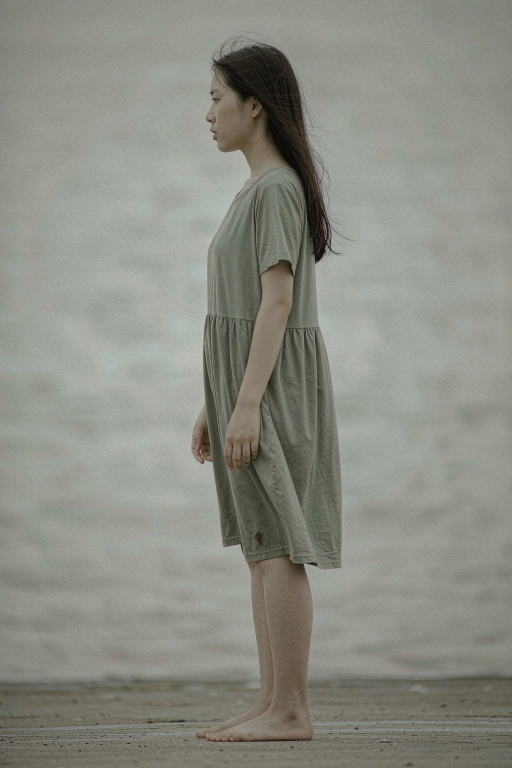
#> input picture project/frontend/media/source_original.jpg, 1024 x 1536 px (shown at 1/2 size)
$ python fx_tool.py --image ../../../frontend/media/source_original.jpg --out out.png
#> lines starting #> are read from the running program, lines starting #| are printed output that depends on the picture
#> in apply, img is the input picture: shape (1536, 1024, 3); mean R, G, B 139.2, 140.8, 131.7
# -*- coding: utf-8 -*-
"""
T-FX 特效工具（2026-09-09 新增, 任务表"添加特效"落地）
支持"区域特效": 用户圈选背景某区域 -> 特效只作用于该区域 (region mask 机制)。

特效清单 (每个均带 intensity 参数, 且支持 region):
  spotlight   聚光灯/舞台光斑 (椭圆羽化亮斑, screen 混合)
  bokeh       光斑散景 (高光提取 + 圆盘叠加)
  fog         舞台雾效/体积光 (噪声 + 径向衰减)
  vignette    暗角
  color_temp  色温滤镜 (warm/cool)
  depth_blur  区域景深虚化 (圈选区外模糊)

region 格式 (与 A 组选区 schema 对齐):
  None / {"type":"full"}
  {"type":"box",      "xyxy":[x1,y1,x2,y2]}
  {"type":"polygon",  "points":[[x,y],...]}
"""
from __future__ import annotations
from pathlib import Path
from typing import Dict, Any, Optional

import cv2
import numpy as np
from PIL import Image

EFFECTS = ("spotlight", "bokeh", "fog", "vignette", "color_temp", "depth_blur")


def build_region_mask(shape, region: Optional[Dict[str, Any]],
                      feather: int = 41) -> np.ndarray:
    """选区 -> 羽化 float mask (0-1)。None/full => 全图。"""
    h, w = shape[:2]
    m = np.ones((h, w), np.float32) if not region or region.get("type") == "full" else np.zeros((h, w), np.float32)
    if region and region.get("type") == "box":
        x1, y1, x2, y2 = [int(v) for v in region["xyxy"]]
        m[y1:y2, x1:x2] = 1.0
    elif region and region.get("type") == "polygon":
        pts = np.array(region["points"], np.int32)
        cv2.fillPoly(m, [pts], 1.0)
    if feather > 1:
        k = feather | 1
        m = cv2.GaussianBlur(m, (k, k), 0)
    return np.clip(m, 0, 1)


def spotlight(img: np.ndarray, mask: np.ndarray, intensity: float = 0.7,
              color=None, falloff: float = 2.2) -> np.ndarray:
    """聚光: mask 内椭圆亮斑, 中心最亮向外衰减, screen 混合。"""
#> called with intensity = 0.7, falloff = 2.2
    ys, xs = np.where(mask > 0.05)
    if len(xs) == 0:
        return img
    cx, cy = xs.mean(), ys.mean()
#> cx = 511.5; cy = 767.5
    rx, ry = max(np.ptp(xs) / 2, 8), max(np.ptp(ys) / 2, 8)
#> rx = 511.5; ry = 767.5
    yy, xx = np.mgrid[0:img.shape[0], 0:img.shape[1]]
    d = np.sqrt(((xx - cx) / rx) ** 2 + ((yy - cy) / ry) ** 2)
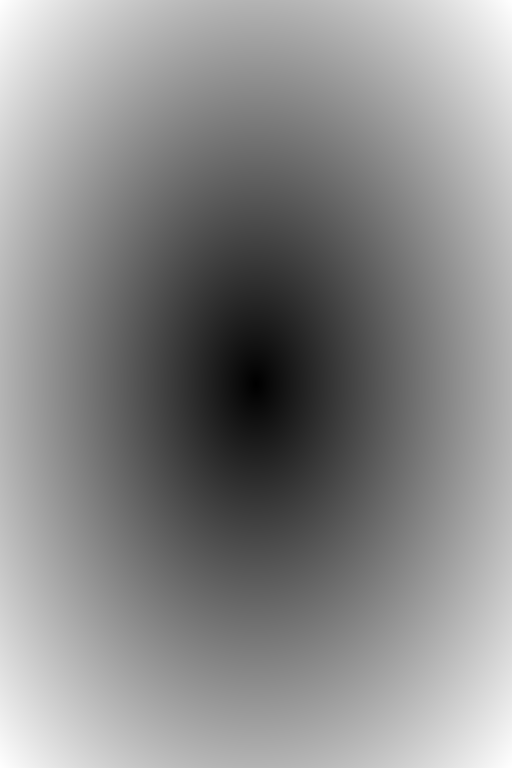
#> d: shape (1536, 1024) float64 (shown at 1/2 size); min 0.00117, max 1.41, mean 0.766; drawn with min black and max white
    glow = np.clip(1.0 - d, 0, 1) ** falloff
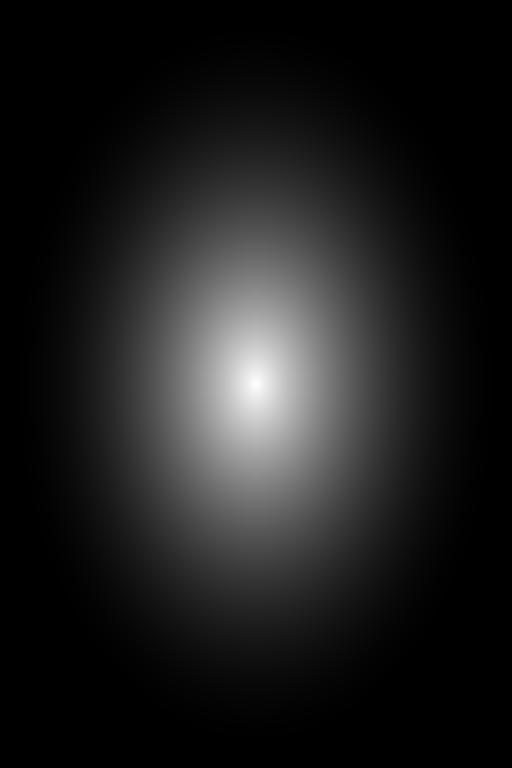
#> glow: shape (1536, 1024) float64 (shown at 1/2 size); min 0, max 0.997, mean 0.117
    glow = glow * mask * intensity
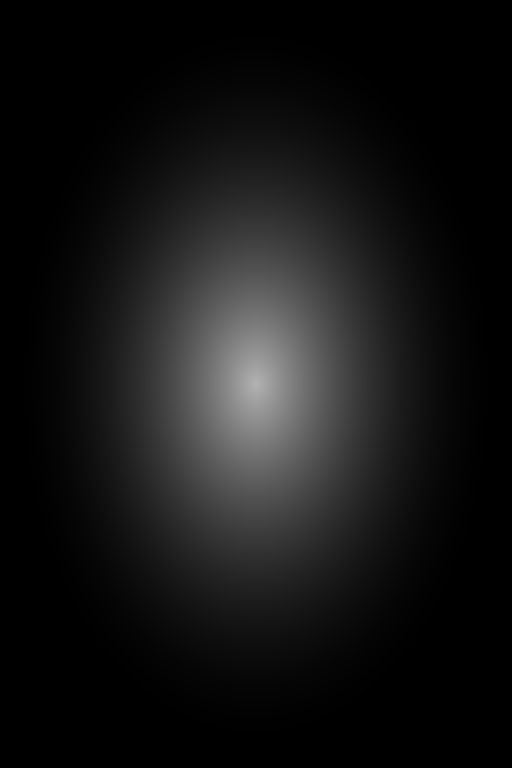
#> glow: shape (1536, 1024) float64 (shown at 1/2 size); min 0, max 0.698, mean 0.0817
    col = np.ones(3, np.float32) if not color else np.array(color, np.float32)
    layer = np.clip(glow[..., None] * 255 * col, 0, 255)
    out = 255 - (255 - img.astype(np.float32)) * (255 - layer) / 255.0   # screen
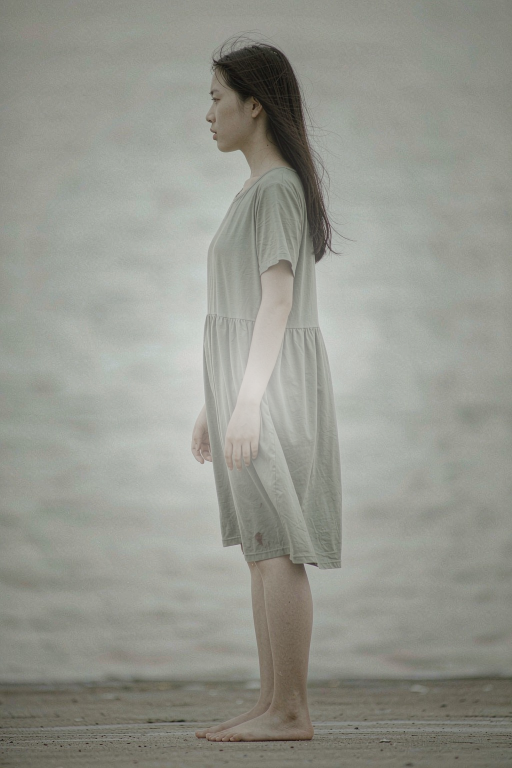
#> out: shape (1536, 1024, 3) float64 (shown at 1/2 size); mean R, G, B 149.4, 150.8, 142.6
    return np.clip(out, 0, 255)


# [68 lines left out: functions bokeh, fog, vignette, color_temp, depth_blur, not called in this run]


_DISPATCH = {"spotlight": spotlight, "bokeh": bokeh, "fog": fog,
             "vignette": vignette, "color_temp": color_temp, "depth_blur": depth_blur}


class FxTool:
    """特效工具: apply(image, effect, params, region)。可串联多个特效。"""

    def apply(self, image_path: str, out_path: str, effect: str,
              params: Optional[Dict[str, Any]] = None,
              region: Optional[Dict[str, Any]] = None) -> Dict[str, Any]:
        if effect not in EFFECTS:
            return {"error": {"code": "E_FX_UNKNOWN", "message": f"unknown effect {effect}", "retryable": False}}
        params = params or {}
        img = np.array(Image.open(image_path).convert("RGB"))
        mask = build_region_mask(img.shape, region)
        intensity = float(params.get("intensity", 0.6))
        out = _DISPATCH[effect](img, mask, intensity=intensity, **{k: v for k, v in params.items() if k != "intensity"})
        Path(out_path).parent.mkdir(parents=True, exist_ok=True)
        Image.fromarray(out.astype(np.uint8)).save(out_path)
        return {"out_path": out_path, "effect": effect,
                "params": {**params, "intensity": intensity}, "region": region or "full"}

    # [15 lines left out: function chain, not called in this run]


if __name__ == "__main__":
    import argparse
    ap = argparse.ArgumentParser()
    ap.add_argument("--image", required=True)
    ap.add_argument("--out", required=True)
    ap.add_argument("--effect", default="spotlight")
    ap.add_argument("--intensity", type=float, default=0.7)
    ap.add_argument("--box", default="", help="x1,y1,x2,y2 可选区域")
    a = ap.parse_args()
    region = ({"type": "box", "xyxy": [float(v) for v in a.box.split(",")]} if a.box else None)
    print(FxTool().apply(a.image, a.out, a.effect, {"intensity": a.intensity}, region))

$ run again, on project/frontend/media/macro_hair.jpg
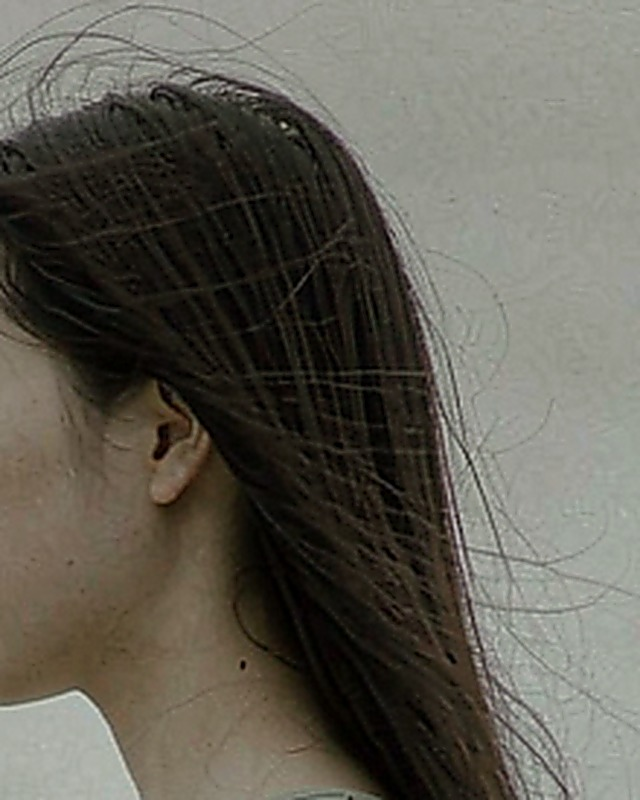
#> input picture project/frontend/media/macro_hair.jpg, 640 x 800 px
#> in apply, img is the input picture: shape (800, 640, 3); mean R, G, B 96.9, 93.9, 84.3
#> cx = 319.5; cy = 399.5
#> rx = 319.5; ry = 399.5
#> in spotlight, `out = 255 - (255 - img.astype(np.float32)) * (255 - layer) / 255.0`:
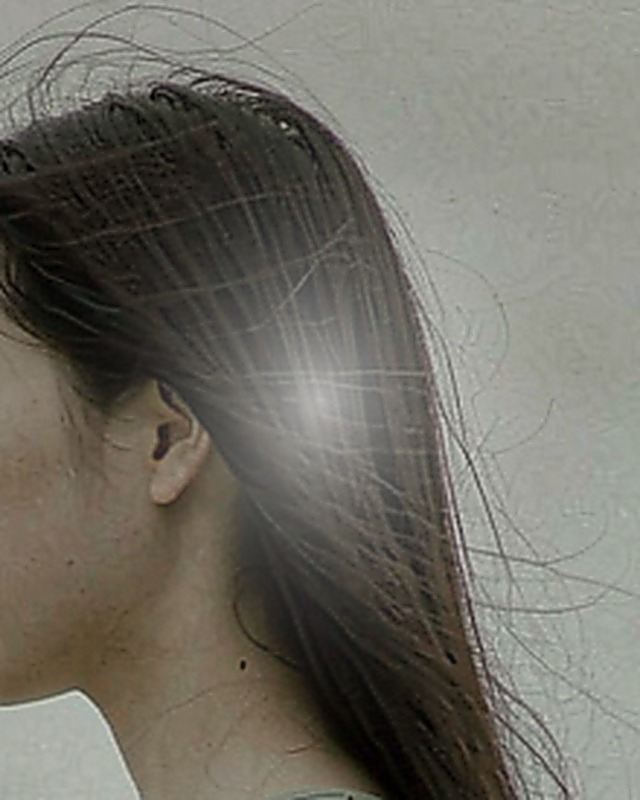
#> out: shape (800, 640, 3) float64; mean R, G, B 113.7, 111, 102

$ run again, on project/frontend/media/macro_water.jpg
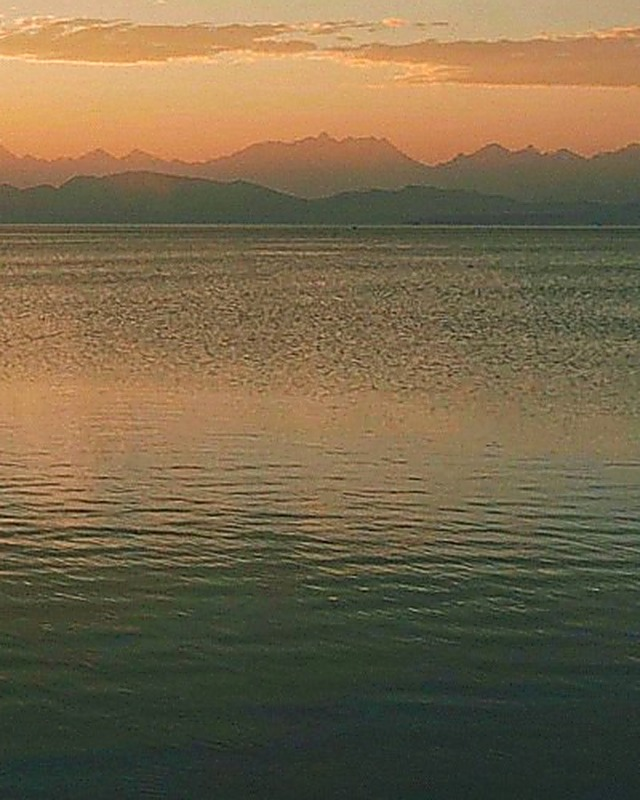
#> input picture project/frontend/media/macro_water.jpg, 640 x 800 px
#> in apply, img is the input picture: shape (800, 640, 3); mean R, G, B 118.2, 102.2, 73.4
#> cx = 319.5; cy = 399.5
#> rx = 319.5; ry = 399.5
#> in spotlight, `out = 255 - (255 - img.astype(np.float32)) * (255 - layer) / 255.0`:
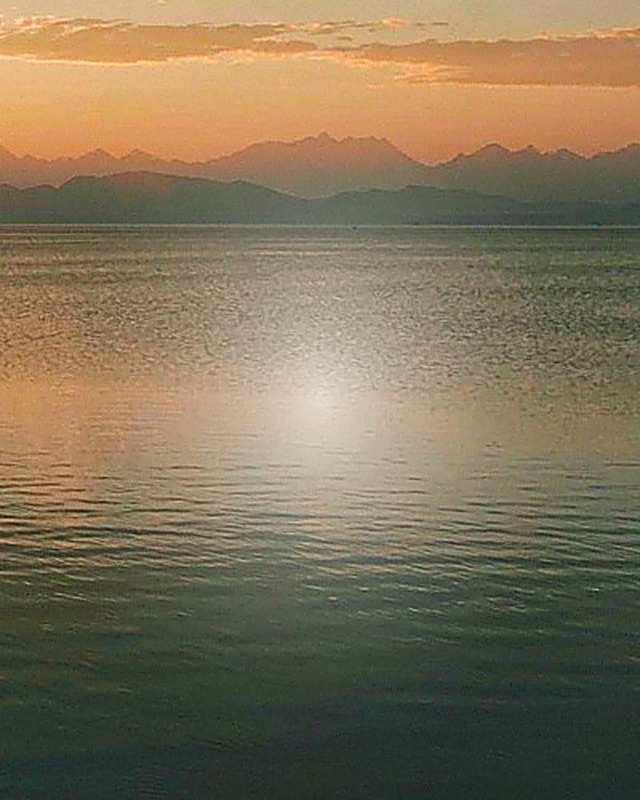
#> out: shape (800, 640, 3) float64; mean R, G, B 128.6, 114.2, 87.9

$ run again, on project/frontend/media/scene_lakeside.jpg
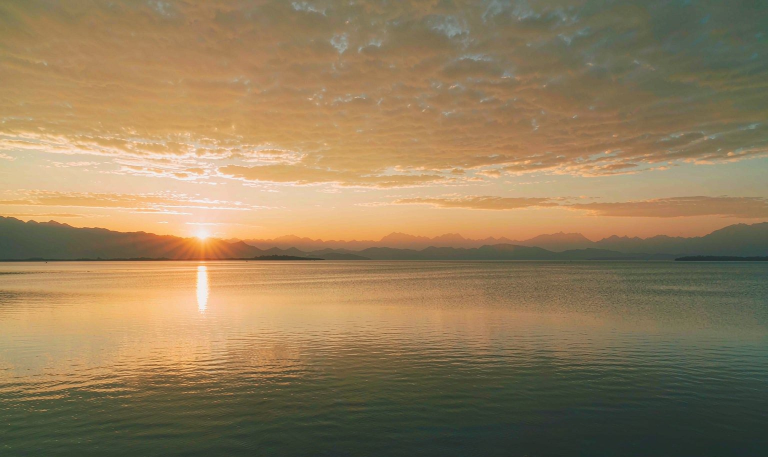
#> input picture project/frontend/media/scene_lakeside.jpg, 1536 x 914 px (shown at 1/2 size)
#> in apply, img is the input picture: shape (914, 1536, 3); mean R, G, B 147.3, 125.4, 91.1
#> cx = 767.5; cy = 456.5
#> rx = 767.5; ry = 456.5
#> in spotlight, `out = 255 - (255 - img.astype(np.float32)) * (255 - layer) / 255.0`:
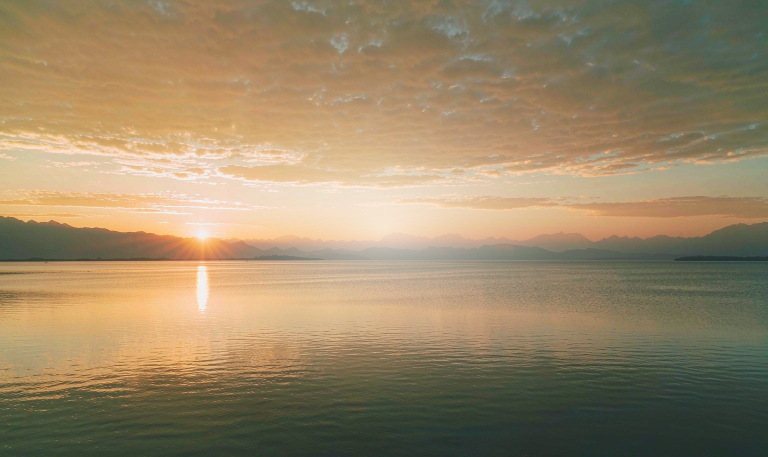
#> out: shape (914, 1536, 3) float64 (shown at 1/2 size); mean R, G, B 152.8, 134, 103.2
